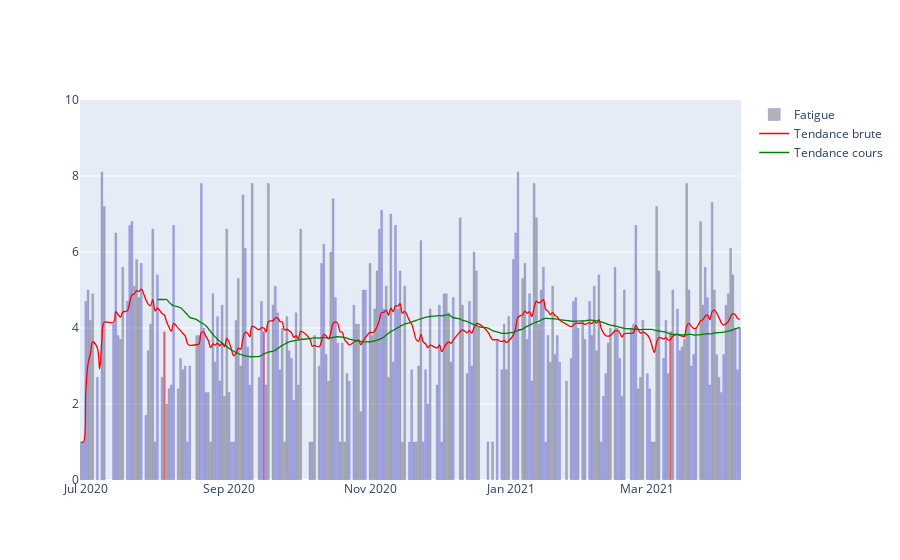

Source (notebook cell):
### Code cell
fig = go.Figure()
fig.add_trace(go.Bar(x=data_s['dateSeance'], y=data_s['fatigue'], opacity=.6,
                     marker=dict(color=['red' if f==3.9 else 'grey' for f in data_s['fatigue']],
                                 line_color='blue', line_width=.3), name='Fatigue'))
fig.add_trace(go.Scatter(x=data_s['dateSeance'], y=data_s['fatigue_ewb'],
                         mode='lines', line=dict(shape='spline', color='red', width=1.3), name='Tendance brute'))
fig.add_trace(go.Scatter(x=data_s['dateSeance'], y=data_s['fatigue_ewc'],
                         mode='lines', line=dict(shape='spline', color='green', width=1.3), name='Tendance cours'))
fig.update_layout(yaxis_range=[0, 10], hovermode='x')
fig

### Figure 1 — Plotly figure (JSON) as saved in the notebook; plotly's stock layout.template omitted (floating-point values rounded to 4 significant figures; data arrays with more than 128 entries replaced by an {"elided": "..."} marker saying what was removed)
{"data": [{"marker": {"color": {"elided": "241 str values"}, "line": {"color": "blue", "width": 0.3}}, "name": "Fatigue", "opacity": 0.6, "type": "bar", "x": {"elided": "241 str values"}, "y": {"elided": "241 float values"}}, {"line": {"color": "red", "shape": "spline", "width": 1.3}, "mode": "lines", "name": "Tendance brute", "type": "scatter", "x": {"elided": "241 str values"}, "y": {"elided": "241 float values"}}, {"line": {"color": "green", "shape": "spline", "width": 1.3}, "mode": "lines", "name": "Tendance cours", "type": "scatter", "x": {"elided": "241 str values"}, "y": {"elided": "241 float values"}}], "layout": {"hovermode": "x", "yaxis": {"range": [0, 10]}}}
